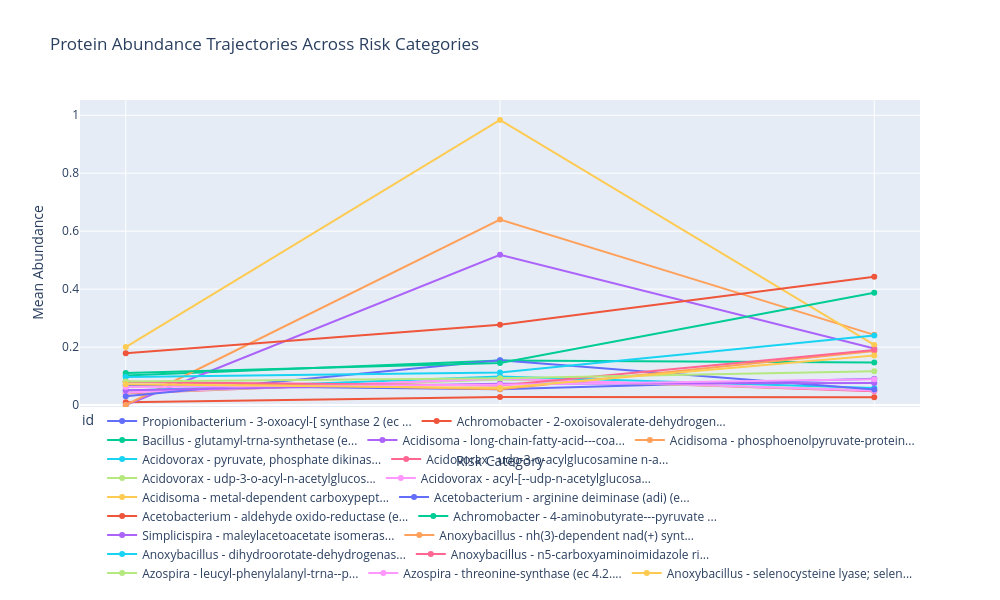

Here is the notebook cell this chart was saved with:
### Markdown cell above
## 3.6.  Protein Abundance Trajectories across risk categories

### Code cell
def plot_protein_trajectories(balanced_markers, top_n=20):
    """
    Creates a line chart showing protein abundance trajectories across risk categories.
    """
    # Select top proteins
    top_proteins = balanced_markers.sort_values('combined_score', ascending=False).head(top_n)

    # Prepare data for trajectories
    trajectories = []

    for i, row in top_proteins.iterrows():
        # Create shorter, more readable labels
        protein_name = row['protein_name']
        if len(protein_name) > 30:
            protein_name = protein_name[:27] + "..."

        label = f"{row['Genus']} - {protein_name}"

        trajectories.append({
            'id': label,
            'Category 1': row['mean_cat1'],
            'Category 2': row['mean_cat2'],
            'Category 3': row['mean_cat3'],
            'pattern': row['pattern'],
            'score': row['combined_score']
        })

    # Convert to DataFrame
    traj_df = pd.DataFrame(trajectories)

    # Melt for plotting
    melted = pd.melt(
        traj_df,
        id_vars=['id', 'pattern', 'score'],
        value_vars=['Category 1', 'Category 2', 'Category 3'],
        var_name='category',
        value_name='abundance'
    )

    # Map categories to numeric values for plotting
    melted['category_num'] = melted['category'].map({
        'Category 1': 1,
        'Category 2': 2,
        'Category 3': 3
    })

    # Create line chart
    fig = px.line(
        melted,
        x='category_num',
        y='abundance',
        color='id',
        line_group='id',
        hover_data=['pattern', 'score'],
        markers=True,
        title='Protein Abundance Trajectories Across Risk Categories',
        labels={'category_num': 'Risk Category', 'abundance': 'Mean Abundance'},
        height=600,
        width=1000
    )

    # Update x-axis
    fig.update_xaxes(
        tickvals=[1, 2, 3],
        ticktext=['Category 1', 'Category 2', 'Category 3']
    )

    # Place legend at the bottom of the chart
    fig.update_layout(
        legend=dict(
            orientation="h",     # horizontal orientation
            yanchor="bottom",
            y=-0.5,              # position below the plot
            xanchor="center",
            x=0.5                # centered horizontally
        ),
        margin=dict(
            b=150                # add bottom margin to accommodate the legend
        )
    )

    return fig

plot_protein_trajectories(high_corrosion_relv,  top_n=20)

### Figure 1 — Plotly figure (JSON) as saved in the notebook; plotly's stock layout.template omitted (floating-point values rounded to 4 significant figures)
{"data": [{"customdata": [["increasing", 10], ["increasing", 10], ["increasing", 10]], "hovertemplate": "id=Propionibacterium - 3-oxoacyl-[ synthase 2 (ec ...<br>Risk Category=%{x}<br>Mean Abundance=%{y}<br>pattern=%{customdata[0]}<br>score=%{customdata[1]}<extra></extra>", "legendgroup": "Propionibacterium - 3-oxoacyl-[ synthase 2 (ec ...", "line": {"color": "#636efa", "dash": "solid"}, "marker": {"symbol": "circle"}, "mode": "lines+markers", "name": "Propionibacterium - 3-oxoacyl-[ synthase 2 (ec ...", "orientation": "v", "showlegend": true, "type": "scatter", "x": [1, 2, 3], "xaxis": "x", "y": [0.06799, 0.05435, 0.09022], "yaxis": "y"}, {"customdata": [["increasing", 10], ["increasing", 10], ["increasing", 10]], "hovertemplate": "id=Achromobacter - 2-oxoisovalerate-dehydrogen...<br>Risk Category=%{x}<br>Mean Abundance=%{y}<br>pattern=%{customdata[0]}<br>score=%{customdata[1]}<extra></extra>", "legendgroup": "Achromobacter - 2-oxoisovalerate-dehydrogen...", "line": {"color": "#EF553B", "dash": "solid"}, "marker": {"symbol": "circle"}, "mode": "lines+markers", "name": "Achromobacter - 2-oxoisovalerate-dehydrogen...", "orientation": "v", "showlegend": true, "type": "scatter", "x": [1, 2, 3], "xaxis": "x", "y": [0.009136, 0.02783, 0.02718], "yaxis": "y"}, {"customdata": [["increasing", 10], ["increasing", 10], ["increasing", 10]], "hovertemplate": "id=Bacillus - glutamyl-trna-synthetase (e...<br>Risk Category=%{x}<br>Mean Abundance=%{y}<br>pattern=%{customdata[0]}<br>score=%{customdata[1]}<extra></extra>", "legendgroup": "Bacillus - glutamyl-trna-synthetase (e...", "line": {"color": "#00cc96", "dash": "solid"}, "marker": {"symbol": "circle"}, "mode": "lines+markers", "name": "Bacillus - glutamyl-trna-synthetase (e...", "orientation": "v", "showlegend": true, "type": "scatter", "x": [1, 2, 3], "xaxis": "x", "y": [0.102, 0.1538, 0.1464], "yaxis": "y"}, {"customdata": [["increasing", 10], ["increasing", 10], ["increasing", 10]], "hovertemplate": "id=Acidisoma - long-chain-fatty-acid---coa...<br>Risk Category=%{x}<br>Mean Abundance=%{y}<br>pattern=%{customdata[0]}<br>score=%{customdata[1]}<extra></extra>", "legendgroup": "Acidisoma - long-chain-fatty-acid---coa...", "line": {"color": "#ab63fa", "dash": "solid"}, "marker": {"symbol": "circle"}, "mode": "lines+markers", "name": "Acidisoma - long-chain-fatty-acid---coa...", "orientation": "v", "showlegend": true, "type": "scatter", "x": [1, 2, 3], "xaxis": "x", "y": [1.193e-05, 0.5183, 0.1951], "yaxis": "y"}, {"customdata": [["increasing", 10], ["increasing", 10], ["increasing", 10]], "hovertemplate": "id=Acidisoma - phosphoenolpyruvate-protein...<br>Risk Category=%{x}<br>Mean Abundance=%{y}<br>pattern=%{customdata[0]}<br>score=%{customdata[1]}<extra></extra>", "legendgroup": "Acidisoma - phosphoenolpyruvate-protein...", "line": {"color": "#FFA15A", "dash": "solid"}, "marker": {"symbol": "circle"}, "mode": "lines+markers", "name": "Acidisoma - phosphoenolpyruvate-protein...", "orientation": "v", "showlegend": true, "type": "scatter", "x": [1, 2, 3], "xaxis": "x", "y": [2.246e-05, 0.6403, 0.2421], "yaxis": "y"}, {"customdata": [["increasing", 10], ["increasing", 10], ["increasing", 10]], "hovertemplate": "id=Acidovorax - pyruvate, phosphate dikinas...<br>Risk Category=%{x}<br>Mean Abundance=%{y}<br>pattern=%{customdata[0]}<br>score=%{customdata[1]}<extra></extra>", "legendgroup": "Acidovorax - pyruvate, phosphate dikinas...", "line": {"color": "#19d3f3", "dash": "solid"}, "marker": {"symbol": "circle"}, "mode": "lines+markers", "name": "Acidovorax - pyruvate, phosphate dikinas...", "orientation": "v", "showlegend": true, "type": "scatter", "x": [1, 2, 3], "xaxis": "x", "y": [0.04931, 0.09858, 0.05882], "yaxis": "y"}, {"customdata": [["increasing", 10], ["increasing", 10], ["increasing", 10]], "hovertemplate": "id=Acidovorax - udp-3-o-acylglucosamine n-a...<br>Risk Category=%{x}<br>Mean Abundance=%{y}<br>pattern=%{customdata[0]}<br>score=%{customdata[1]}<extra></extra>", "legendgroup": "Acidovorax - udp-3-o-acylglucosamine n-a...", "line": {"color": "#FF6692", "dash": "solid"}, "marker": {"symbol": "circle"}, "mode": "lines+markers", "name": "Acidovorax - udp-3-o-acylglucosamine n-a...", "orientation": "v", "showlegend": true, "type": "scatter", "x": [1, 2, 3], "xaxis": "x", "y": [0.04007, 0.09043, 0.04735], "yaxis": "y"}, {"customdata": [["increasing", 10], ["increasing", 10], ["increasing", 10]], "hovertemplate": "id=Acidovorax - udp-3-o-acyl-n-acetylglucos...<br>Risk Category=%{x}<br>Mean Abundance=%{y}<br>pattern=%{customdata[0]}<br>score=%{customdata[1]}<extra></extra>", "legendgroup": "Acidovorax - udp-3-o-acyl-n-acetylglucos...", "line": {"color": "#B6E880", "dash": "solid"}, "marker": {"symbol": "circle"}, "mode": "lines+markers", "name": "Acidovorax - udp-3-o-acyl-n-acetylglucos...", "orientation": "v", "showlegend": true, "type": "scatter", "x": [1, 2, 3], "xaxis": "x", "y": [0.04192, 0.08835, 0.05127], "yaxis": "y"}, {"customdata": [["increasing", 10], ["increasing", 10], ["increasing", 10]], "hovertemplate": "id=Acidovorax - acyl-[--udp-n-acetylglucosa...<br>Risk Category=%{x}<br>Mean Abundance=%{y}<br>pattern=%{customdata[0]}<br>score=%{customdata[1]}<extra></extra>", "legendgroup": "Acidovorax - acyl-[--udp-n-acetylglucosa...", "line": {"color": "#FF97FF", "dash": "solid"}, "marker": {"symbol": "circle"}, "mode": "lines+markers", "name": "Acidovorax - acyl-[--udp-n-acetylglucosa...", "orientation": "v", "showlegend": true, "type": "scatter", "x": [1, 2, 3], "xaxis": "x", "y": [0.04291, 0.09069, 0.05044], "yaxis": "y"}, {"customdata": [["increasing", 10], ["increasing", 10], ["increasing", 10]], "hovertemplate": "id=Acidisoma - metal-dependent carboxypept...<br>Risk Category=%{x}<br>Mean Abundance=%{y}<br>pattern=%{customdata[0]}<br>score=%{customdata[1]}<extra></extra>", "legendgroup": "Acidisoma - metal-dependent carboxypept...", "line": {"color": "#FECB52", "dash": "solid"}, "marker": {"symbol": "circle"}, "mode": "lines+markers", "name": "Acidisoma - metal-dependent carboxypept...", "orientation": "v", "showlegend": true, "type": "scatter", "x": [1, 2, 3], "xaxis": "x", "y": [0.2, 0.9837, 0.2072], "yaxis": "y"}, {"customdata": [["increasing", 10], ["increasing", 10], ["increasing", 10]], "hovertemplate": "id=Acetobacterium - arginine deiminase (adi) (e...<br>Risk Category=%{x}<br>Mean Abundance=%{y}<br>pattern=%{customdata[0]}<br>score=%{customdata[1]}<extra></extra>", "legendgroup": "Acetobacterium - arginine deiminase (adi) (e...", "line": {"color": "#636efa", "dash": "solid"}, "marker": {"symbol": "circle"}, "mode": "lines+markers", "name": "Acetobacterium - arginine deiminase (adi) (e...", "orientation": "v", "showlegend": true, "type": "scatter", "x": [1, 2, 3], "xaxis": "x", "y": [0.03041, 0.1547, 0.05372], "yaxis": "y"}, {"customdata": [["increasing", 10], ["increasing", 10], ["increasing", 10]], "hovertemplate": "id=Acetobacterium - aldehyde oxido-reductase (e...<br>Risk Category=%{x}<br>Mean Abundance=%{y}<br>pattern=%{customdata[0]}<br>score=%{customdata[1]}<extra></extra>", "legendgroup": "Acetobacterium - aldehyde oxido-reductase (e...", "line": {"color": "#EF553B", "dash": "solid"}, "marker": {"symbol": "circle"}, "mode": "lines+markers", "name": "Acetobacterium - aldehyde oxido-reductase (e...", "orientation": "v", "showlegend": true, "type": "scatter", "x": [1, 2, 3], "xaxis": "x", "y": [0.1785, 0.2771, 0.4428], "yaxis": "y"}, {"customdata": [["increasing", 10], ["increasing", 10], ["increasing", 10]], "hovertemplate": "id=Achromobacter - 4-aminobutyrate---pyruvate ...<br>Risk Category=%{x}<br>Mean Abundance=%{y}<br>pattern=%{customdata[0]}<br>score=%{customdata[1]}<extra></extra>", "legendgroup": "Achromobacter - 4-aminobutyrate---pyruvate ...", "line": {"color": "#00cc96", "dash": "solid"}, "marker": {"symbol": "circle"}, "mode": "lines+markers", "name": "Achromobacter - 4-aminobutyrate---pyruvate ...", "orientation": "v", "showlegend": true, "type": "scatter", "x": [1, 2, 3], "xaxis": "x", "y": [0.1102, 0.1449, 0.3876], "yaxis": "y"}, {"customdata": [["increasing", 10], ["increasing", 10], ["increasing", 10]], "hovertemplate": "id=Simplicispira - maleylacetoacetate isomeras...<br>Risk Category=%{x}<br>Mean Abundance=%{y}<br>pattern=%{customdata[0]}<br>score=%{customdata[1]}<extra></extra>", "legendgroup": "Simplicispira - maleylacetoacetate isomeras...", "line": {"color": "#ab63fa", "dash": "solid"}, "marker": {"symbol": "circle"}, "mode": "lines+markers", "name": "Simplicispira - maleylacetoacetate isomeras...", "orientation": "v", "showlegend": true, "type": "scatter", "x": [1, 2, 3], "xaxis": "x", "y": [0.05098, 0.07324, 0.07573], "yaxis": "y"}, {"customdata": [["increasing", 10], ["increasing", 10], ["increasing", 10]], "hovertemplate": "id=Anoxybacillus - nh(3)-dependent nad(+) synt...<br>Risk Category=%{x}<br>Mean Abundance=%{y}<br>pattern=%{customdata[0]}<br>score=%{customdata[1]}<extra></extra>", "legendgroup": "Anoxybacillus - nh(3)-dependent nad(+) synt...", "line": {"color": "#FFA15A", "dash": "solid"}, "marker": {"symbol": "circle"}, "mode": "lines+markers", "name": "Anoxybacillus - nh(3)-dependent nad(+) synt...", "orientation": "v", "showlegend": true, "type": "scatter", "x": [1, 2, 3], "xaxis": "x", "y": [0.08091, 0.05422, 0.1862], "yaxis": "y"}, {"customdata": [["increasing", 10], ["increasing", 10], ["increasing", 10]], "hovertemplate": "id=Anoxybacillus - dihydroorotate-dehydrogenas...<br>Risk Category=%{x}<br>Mean Abundance=%{y}<br>pattern=%{customdata[0]}<br>score=%{customdata[1]}<extra></extra>", "legendgroup": "Anoxybacillus - dihydroorotate-dehydrogenas...", "line": {"color": "#19d3f3", "dash": "solid"}, "marker": {"symbol": "circle"}, "mode": "lines+markers", "name": "Anoxybacillus - dihydroorotate-dehydrogenas...", "orientation": "v", "showlegend": true, "type": "scatter", "x": [1, 2, 3], "xaxis": "x", "y": [0.0969, 0.1122, 0.2403], "yaxis": "y"}, {"customdata": [["increasing", 10], ["increasing", 10], ["increasing", 10]], "hovertemplate": "id=Anoxybacillus - n5-carboxyaminoimidazole ri...<br>Risk Category=%{x}<br>Mean Abundance=%{y}<br>pattern=%{customdata[0]}<br>score=%{customdata[1]}<extra></extra>", "legendgroup": "Anoxybacillus - n5-carboxyaminoimidazole ri...", "line": {"color": "#FF6692", "dash": "solid"}, "marker": {"symbol": "circle"}, "mode": "lines+markers", "name": "Anoxybacillus - n5-carboxyaminoimidazole ri...", "orientation": "v", "showlegend": true, "type": "scatter", "x": [1, 2, 3], "xaxis": "x", "y": [0.07983, 0.06746, 0.1896], "yaxis": "y"}, {"customdata": [["increasing", 10], ["increasing", 10], ["increasing", 10]], "hovertemplate": "id=Azospira - leucyl-phenylalanyl-trna--p...<br>Risk Category=%{x}<br>Mean Abundance=%{y}<br>pattern=%{customdata[0]}<br>score=%{customdata[1]}<extra></extra>", "legendgroup": "Azospira - leucyl-phenylalanyl-trna--p...", "line": {"color": "#B6E880", "dash": "solid"}, "marker": {"symbol": "circle"}, "mode": "lines+markers", "name": "Azospira - leucyl-phenylalanyl-trna--p...", "orientation": "v", "showlegend": true, "type": "scatter", "x": [1, 2, 3], "xaxis": "x", "y": [0.08099, 0.09226, 0.1162], "yaxis": "y"}, {"customdata": [["increasing", 10], ["increasing", 10], ["increasing", 10]], "hovertemplate": "id=Azospira - threonine-synthase (ec 4.2....<br>Risk Category=%{x}<br>Mean Abundance=%{y}<br>pattern=%{customdata[0]}<br>score=%{customdata[1]}<extra></extra>", "legendgroup": "Azospira - threonine-synthase (ec 4.2....", "line": {"color": "#FF97FF", "dash": "solid"}, "marker": {"symbol": "circle"}, "mode": "lines+markers", "name": "Azospira - threonine-synthase (ec 4.2....", "orientation": "v", "showlegend": true, "type": "scatter", "x": [1, 2, 3], "xaxis": "x", "y": [0.06196, 0.0695, 0.08864], "yaxis": "y"}, {"customdata": [["increasing", 10], ["increasing", 10], ["increasing", 10]], "hovertemplate": "id=Anoxybacillus - selenocysteine lyase; selen...<br>Risk Category=%{x}<br>Mean Abundance=%{y}<br>pattern=%{customdata[0]}<br>score=%{customdata[1]}<extra></extra>", "legendgroup": "Anoxybacillus - selenocysteine lyase; selen...", "line": {"color": "#FECB52", "dash": "solid"}, "marker": {"symbol": "circle"}, "mode": "lines+markers", "name": "Anoxybacillus - selenocysteine lyase; selen...", "orientation": "v", "showlegend": true, "type": "scatter", "x": [1, 2, 3], "xaxis": "x", "y": [0.07144, 0.05892, 0.1707], "yaxis": "y"}], "layout": {"height": 600, "legend": {"orientation": "h", "title": {"text": "id"}, "tracegroupgap": 0, "x": 0.5, "xanchor": "center", "y": -0.5, "yanchor": "bottom"}, "margin": {"b": 150}, "title": {"text": "Protein Abundance Trajectories Across Risk Categories"}, "width": 1000, "xaxis": {"anchor": "y", "domain": [0, 1], "ticktext": ["Category 1", "Category 2", "Category 3"], "tickvals": [1, 2, 3], "title": {"text": "Risk Category"}}, "yaxis": {"anchor": "x", "domain": [0, 1], "title": {"text": "Mean Abundance"}}}}
